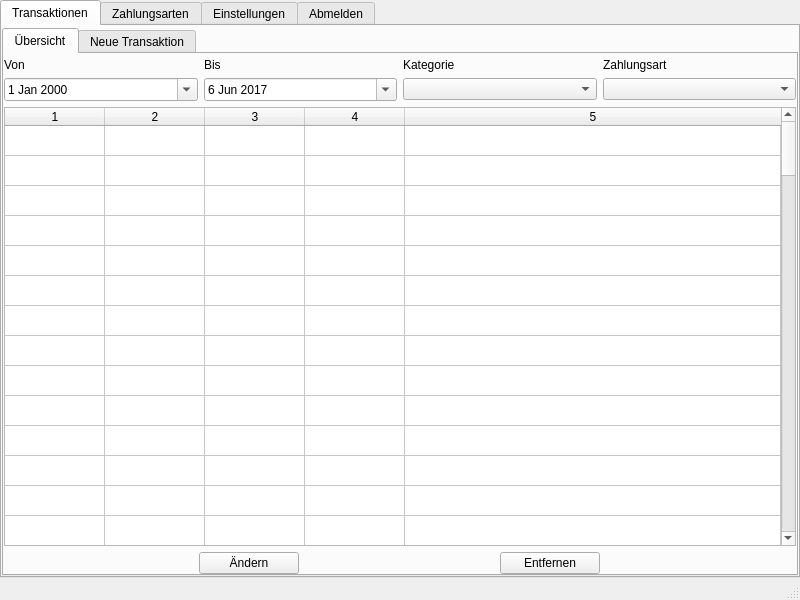
<?xml version="1.0" encoding="UTF-8"?>
<ui version="4.0">
 <class>BenutzerWindow</class>
 <widget class="QMainWindow" name="BenutzerWindow">
  <property name="geometry">
   <rect>
    <x>0</x>
    <y>0</y>
    <width>800</width>
    <height>600</height>
   </rect>
  </property>
  <property name="windowTitle">
   <string>BenutzerWindow</string>
  </property>
  <widget class="QWidget" name="centralWidget">
   <layout class="QHBoxLayout" name="horizontalLayout">
    <property name="spacing">
     <number>0</number>
    </property>
    <property name="leftMargin">
     <number>0</number>
    </property>
    <property name="topMargin">
     <number>0</number>
    </property>
    <property name="rightMargin">
     <number>0</number>
    </property>
    <property name="bottomMargin">
     <number>0</number>
    </property>
    <item>
     <layout class="QVBoxLayout" name="mainLayout">
      <property name="spacing">
       <number>0</number>
      </property>
      <item>
       <widget class="QTabWidget" name="mainTabWidget">
        <property name="autoFillBackground">
         <bool>false</bool>
        </property>
        <property name="currentIndex">
         <number>0</number>
        </property>
        <property name="elideMode">
         <enum>Qt::ElideLeft</enum>
        </property>
        <property name="documentMode">
         <bool>false</bool>
        </property>
        <widget class="QWidget" name="transaktionenTab">
         <attribute name="icon">
          <iconset>
           <normaloff>resources/transactions.png</normaloff>resources/transactions.png</iconset>
         </attribute>
         <attribute name="title">
          <string>Transaktionen</string>
         </attribute>
         <layout class="QVBoxLayout" name="verticalLayout_3">
          <property name="spacing">
           <number>0</number>
          </property>
          <property name="leftMargin">
           <number>0</number>
          </property>
          <property name="topMargin">
           <number>0</number>
          </property>
          <property name="rightMargin">
           <number>0</number>
          </property>
          <property name="bottomMargin">
           <number>0</number>
          </property>
          <item>
           <layout class="QVBoxLayout" name="transaktionenTabLayout">
            <property name="leftMargin">
             <number>0</number>
            </property>
            <property name="topMargin">
             <number>2</number>
            </property>
            <property name="rightMargin">
             <number>0</number>
            </property>
            <property name="bottomMargin">
             <number>0</number>
            </property>
            <item>
             <widget class="QTabWidget" name="transaktionenTabWidget">
              <property name="currentIndex">
               <number>0</number>
              </property>
              <widget class="QWidget" name="transaktionenListeTab">
               <property name="autoFillBackground">
                <bool>false</bool>
               </property>
               <attribute name="icon">
                <iconset>
                 <normaloff>resources/overview.png</normaloff>resources/overview.png</iconset>
               </attribute>
               <attribute name="title">
                <string>Übersicht</string>
               </attribute>
               <layout class="QVBoxLayout" name="verticalLayout">
                <property name="leftMargin">
                 <number>0</number>
                </property>
                <property name="topMargin">
                 <number>0</number>
                </property>
                <property name="rightMargin">
                 <number>0</number>
                </property>
                <property name="bottomMargin">
                 <number>0</number>
                </property>
                <item>
                 <layout class="QVBoxLayout" name="listeLayout">
                  <property name="sizeConstraint">
                   <enum>QLayout::SetDefaultConstraint</enum>
                  </property>
                  <property name="leftMargin">
                   <number>0</number>
                  </property>
                  <property name="topMargin">
                   <number>2</number>
                  </property>
                  <property name="rightMargin">
                   <number>0</number>
                  </property>
                  <property name="bottomMargin">
                   <number>0</number>
                  </property>
                  <item>
                   <layout class="QGridLayout" name="filterLayout">
                    <property name="sizeConstraint">
                     <enum>QLayout::SetNoConstraint</enum>
                    </property>
                    <property name="leftMargin">
                     <number>0</number>
                    </property>
                    <property name="topMargin">
                     <number>2</number>
                    </property>
                    <property name="rightMargin">
                     <number>0</number>
                    </property>
                    <property name="bottomMargin">
                     <number>0</number>
                    </property>
                    <item row="0" column="3">
                     <widget class="QLabel" name="zahlungsartLabel">
                      <property name="text">
                       <string>Zahlungsart</string>
                      </property>
                     </widget>
                    </item>
                    <item row="1" column="0">
                     <widget class="QDateEdit" name="vonDate">
                      <property name="calendarPopup">
                       <bool>true</bool>
                      </property>
                     </widget>
                    </item>
                    <item row="0" column="2">
                     <widget class="QLabel" name="kategorieLabel">
                      <property name="text">
                       <string>Kategorie</string>
                      </property>
                     </widget>
                    </item>
                    <item row="0" column="1">
                     <widget class="QLabel" name="bisLabel">
                      <property name="text">
                       <string>Bis</string>
                      </property>
                     </widget>
                    </item>
                    <item row="1" column="2">
                     <widget class="QComboBox" name="kategorieComboBox"/>
                    </item>
                    <item row="1" column="3">
                     <widget class="QComboBox" name="zahlungsartComboBox"/>
                    </item>
                    <item row="0" column="0">
                     <widget class="QLabel" name="vonLabel">
                      <property name="text">
                       <string>Von</string>
                      </property>
                     </widget>
                    </item>
                    <item row="1" column="1">
                     <widget class="QDateEdit" name="bisDate">
                      <property name="calendarPopup">
                       <bool>true</bool>
                      </property>
                      <property name="date">
                       <date>
                        <year>2017</year>
                        <month>6</month>
                        <day>6</day>
                       </date>
                      </property>
                     </widget>
                    </item>
                   </layout>
                  </item>
                  <item>
                   <widget class="QTableWidget" name="transaktionenTable">
                    <property name="editTriggers">
                     <set>QAbstractItemView::NoEditTriggers</set>
                    </property>
                    <property name="selectionBehavior">
                     <enum>QAbstractItemView::SelectRows</enum>
                    </property>
                    <property name="sortingEnabled">
                     <bool>true</bool>
                    </property>
                    <property name="rowCount">
                     <number>100</number>
                    </property>
                    <property name="columnCount">
                     <number>5</number>
                    </property>
                    <attribute name="horizontalHeaderCascadingSectionResizes">
                     <bool>false</bool>
                    </attribute>
                    <attribute name="horizontalHeaderMinimumSectionSize">
                     <number>50</number>
                    </attribute>
                    <attribute name="horizontalHeaderShowSortIndicator" stdset="0">
                     <bool>true</bool>
                    </attribute>
                    <attribute name="horizontalHeaderStretchLastSection">
                     <bool>true</bool>
                    </attribute>
                    <attribute name="verticalHeaderVisible">
                     <bool>false</bool>
                    </attribute>
                    <row/>
                    <row/>
                    <row/>
                    <row/>
                    <row/>
                    <row/>
                    <row/>
                    <row/>
                    <row/>
                    <row/>
                    <row/>
                    <row/>
                    <row/>
                    <row/>
                    <row/>
                    <row/>
                    <row/>
                    <row/>
                    <row/>
                    <row/>
                    <row/>
                    <row/>
                    <row/>
                    <row/>
                    <row/>
                    <row/>
                    <row/>
                    <row/>
                    <row/>
                    <row/>
                    <row/>
                    <row/>
                    <row/>
                    <row/>
                    <row/>
                    <row/>
                    <row/>
                    <row/>
                    <row/>
                    <row/>
                    <row/>
                    <row/>
                    <row/>
                    <row/>
                    <row/>
                    <row/>
                    <row/>
                    <row/>
                    <row/>
                    <row/>
                    <row/>
                    <row/>
                    <row/>
                    <row/>
                    <row/>
                    <row/>
                    <row/>
                    <row/>
                    <row/>
                    <row/>
                    <row/>
                    <row/>
                    <row/>
                    <row/>
                    <row/>
                    <row/>
                    <row/>
                    <row/>
                    <row/>
                    <row/>
                    <row/>
                    <row/>
                    <row/>
                    <row/>
                    <row/>
                    <row/>
                    <row/>
                    <row/>
                    <row/>
                    <row/>
                    <row/>
                    <row/>
                    <row/>
                    <row/>
                    <row/>
                    <row/>
                    <row/>
                    <row/>
                    <row/>
                    <row/>
                    <row/>
                    <row/>
                    <row/>
                    <row/>
                    <row/>
                    <row/>
                    <row/>
                    <row/>
                    <row/>
                    <row/>
                    <column/>
                    <column/>
                    <column/>
                    <column/>
                    <column/>
                   </widget>
                  </item>
                  <item>
                   <layout class="QHBoxLayout" name="optionsLayout">
                    <item>
                     <widget class="QPushButton" name="editButton">
                      <property name="maximumSize">
                       <size>
                        <width>100</width>
                        <height>25</height>
                       </size>
                      </property>
                      <property name="layoutDirection">
                       <enum>Qt::LeftToRight</enum>
                      </property>
                      <property name="text">
                       <string>Ändern</string>
                      </property>
                      <property name="icon">
                       <iconset>
                        <normaloff>resources/edit.png</normaloff>resources/edit.png</iconset>
                      </property>
                      <property name="flat">
                       <bool>false</bool>
                      </property>
                     </widget>
                    </item>
                    <item>
                     <widget class="QPushButton" name="deleteButton">
                      <property name="maximumSize">
                       <size>
                        <width>100</width>
                        <height>25</height>
                       </size>
                      </property>
                      <property name="text">
                       <string>Entfernen</string>
                      </property>
                      <property name="icon">
                       <iconset>
                        <normaloff>resources/remove.png</normaloff>resources/remove.png</iconset>
                      </property>
                     </widget>
                    </item>
                   </layout>
                  </item>
                 </layout>
                </item>
               </layout>
              </widget>
              <widget class="QWidget" name="transaktionenNeuTab">
               <attribute name="icon">
                <iconset>
                 <normaloff>resources/add.png</normaloff>resources/add.png</iconset>
               </attribute>
               <attribute name="title">
                <string>Neue Transaktion</string>
               </attribute>
               <layout class="QVBoxLayout" name="verticalLayout_4">
                <property name="leftMargin">
                 <number>0</number>
                </property>
                <property name="topMargin">
                 <number>2</number>
                </property>
                <property name="rightMargin">
                 <number>0</number>
                </property>
                <property name="bottomMargin">
                 <number>0</number>
                </property>
                <item>
                 <layout class="QVBoxLayout" name="transaktionenNeuTabLayout">
                  <item>
                   <layout class="QFormLayout" name="formLayout">
                    <property name="fieldGrowthPolicy">
                     <enum>QFormLayout::FieldsStayAtSizeHint</enum>
                    </property>
                    <property name="labelAlignment">
                     <set>Qt::AlignRight|Qt::AlignTrailing|Qt::AlignVCenter</set>
                    </property>
                    <property name="formAlignment">
                     <set>Qt::AlignHCenter|Qt::AlignTop</set>
                    </property>
                    <property name="leftMargin">
                     <number>0</number>
                    </property>
                    <property name="topMargin">
                     <number>12</number>
                    </property>
                    <item row="1" column="0">
                     <widget class="QLabel" name="label">
                      <property name="text">
                       <string>Betrag</string>
                      </property>
                     </widget>
                    </item>
                    <item row="1" column="1">
                     <widget class="QDoubleSpinBox" name="doubleSpinBox">
                      <property name="minimumSize">
                       <size>
                        <width>80</width>
                        <height>0</height>
                       </size>
                      </property>
                      <property name="maximumSize">
                       <size>
                        <width>80</width>
                        <height>16777215</height>
                       </size>
                      </property>
                      <property name="minimum">
                       <double>-99999999.000000000000000</double>
                      </property>
                      <property name="maximum">
                       <double>99999999.000000000000000</double>
                      </property>
                     </widget>
                    </item>
                    <item row="2" column="0">
                     <widget class="QLabel" name="label_2">
                      <property name="text">
                       <string>Datum</string>
                      </property>
                     </widget>
                    </item>
                    <item row="2" column="1">
                     <widget class="QDateEdit" name="dateEdit">
                      <property name="minimumSize">
                       <size>
                        <width>80</width>
                        <height>0</height>
                       </size>
                      </property>
                      <property name="maximumSize">
                       <size>
                        <width>80</width>
                        <height>16777215</height>
                       </size>
                      </property>
                      <property name="calendarPopup">
                       <bool>true</bool>
                      </property>
                     </widget>
                    </item>
                    <item row="3" column="0">
                     <widget class="QLabel" name="label_3">
                      <property name="text">
                       <string>Kategorie</string>
                      </property>
                     </widget>
                    </item>
                    <item row="3" column="1">
                     <widget class="QComboBox" name="comboBox">
                      <property name="minimumSize">
                       <size>
                        <width>80</width>
                        <height>0</height>
                       </size>
                      </property>
                      <property name="maximumSize">
                       <size>
                        <width>100</width>
                        <height>16777215</height>
                       </size>
                      </property>
                     </widget>
                    </item>
                    <item row="5" column="0">
                     <widget class="QLabel" name="label_4">
                      <property name="text">
                       <string>Beschreibung</string>
                      </property>
                     </widget>
                    </item>
                    <item row="5" column="1">
                     <widget class="QTextEdit" name="textEdit">
                      <property name="maximumSize">
                       <size>
                        <width>16777215</width>
                        <height>100</height>
                       </size>
                      </property>
                     </widget>
                    </item>
                    <item row="4" column="0">
                     <widget class="QLabel" name="label_5">
                      <property name="text">
                       <string>Zahlungsart</string>
                      </property>
                     </widget>
                    </item>
                    <item row="4" column="1">
                     <widget class="QComboBox" name="comboBox_2">
                      <property name="minimumSize">
                       <size>
                        <width>80</width>
                        <height>0</height>
                       </size>
                      </property>
                      <property name="maximumSize">
                       <size>
                        <width>80</width>
                        <height>16777215</height>
                       </size>
                      </property>
                     </widget>
                    </item>
                    <item row="7" column="1">
                     <widget class="QPushButton" name="pushButton">
                      <property name="enabled">
                       <bool>false</bool>
                      </property>
                      <property name="text">
                       <string>Hinzufügen</string>
                      </property>
                      <property name="icon">
                       <iconset>
                        <normaloff>resources/add.png</normaloff>resources/add.png</iconset>
                      </property>
                     </widget>
                    </item>
                    <item row="6" column="1">
                     <spacer name="verticalSpacer_2">
                      <property name="orientation">
                       <enum>Qt::Vertical</enum>
                      </property>
                      <property name="sizeHint" stdset="0">
                       <size>
                        <width>20</width>
                        <height>40</height>
                       </size>
                      </property>
                     </spacer>
                    </item>
                    <item row="0" column="1">
                     <spacer name="verticalSpacer">
                      <property name="orientation">
                       <enum>Qt::Vertical</enum>
                      </property>
                      <property name="sizeHint" stdset="0">
                       <size>
                        <width>20</width>
                        <height>50</height>
                       </size>
                      </property>
                     </spacer>
                    </item>
                   </layout>
                  </item>
                 </layout>
                </item>
               </layout>
              </widget>
             </widget>
            </item>
           </layout>
          </item>
         </layout>
        </widget>
        <widget class="QWidget" name="zahlungsartenTab">
         <attribute name="icon">
          <iconset>
           <normaloff>resources/paymethod.png</normaloff>resources/paymethod.png</iconset>
         </attribute>
         <attribute name="title">
          <string>Zahlungsarten</string>
         </attribute>
         <layout class="QVBoxLayout" name="verticalLayout_7">
          <item>
           <layout class="QVBoxLayout" name="verticalLayout_6"/>
          </item>
         </layout>
        </widget>
        <widget class="QWidget" name="einstellungenTab">
         <attribute name="icon">
          <iconset>
           <normaloff>resources/settings.png</normaloff>resources/settings.png</iconset>
         </attribute>
         <attribute name="title">
          <string>Einstellungen</string>
         </attribute>
         <layout class="QVBoxLayout" name="verticalLayout_9">
          <item>
           <layout class="QVBoxLayout" name="verticalLayout_5"/>
          </item>
         </layout>
        </widget>
        <widget class="QWidget" name="abmeldenTab">
         <attribute name="icon">
          <iconset>
           <normaloff>resources/exit.png</normaloff>resources/exit.png</iconset>
         </attribute>
         <attribute name="title">
          <string>Abmelden</string>
         </attribute>
         <layout class="QVBoxLayout" name="verticalLayout_8">
          <property name="leftMargin">
           <number>0</number>
          </property>
          <property name="topMargin">
           <number>0</number>
          </property>
          <property name="rightMargin">
           <number>0</number>
          </property>
          <property name="bottomMargin">
           <number>0</number>
          </property>
          <item>
           <layout class="QVBoxLayout" name="abmeldenTabLayout">
            <item alignment="Qt::AlignBottom">
             <widget class="QLabel" name="abmeldenLabel">
              <property name="maximumSize">
               <size>
                <width>16777215</width>
                <height>50</height>
               </size>
              </property>
              <property name="text">
               <string>Benutzer &lt;Benutzer&gt; wirklich abmelden?</string>
              </property>
              <property name="scaledContents">
               <bool>false</bool>
              </property>
              <property name="alignment">
               <set>Qt::AlignBottom|Qt::AlignHCenter</set>
              </property>
             </widget>
            </item>
            <item alignment="Qt::AlignHCenter|Qt::AlignTop">
             <widget class="QPushButton" name="logoutButton">
              <property name="sizePolicy">
               <sizepolicy hsizetype="Minimum" vsizetype="Fixed">
                <horstretch>0</horstretch>
                <verstretch>0</verstretch>
               </sizepolicy>
              </property>
              <property name="maximumSize">
               <size>
                <width>100</width>
                <height>50</height>
               </size>
              </property>
              <property name="text">
               <string>Abmelden</string>
              </property>
              <property name="icon">
               <iconset>
                <normaloff>resources/exit.png</normaloff>resources/exit.png</iconset>
              </property>
              <property name="flat">
               <bool>false</bool>
              </property>
             </widget>
            </item>
           </layout>
          </item>
         </layout>
        </widget>
       </widget>
      </item>
     </layout>
    </item>
   </layout>
  </widget>
  <widget class="QMenuBar" name="menuBar">
   <property name="geometry">
    <rect>
     <x>0</x>
     <y>0</y>
     <width>800</width>
     <height>21</height>
    </rect>
   </property>
  </widget>
  <widget class="QStatusBar" name="statusBar"/>
 </widget>
 <layoutdefault spacing="6" margin="11"/>
 <resources/>
 <connections/>
</ui>
